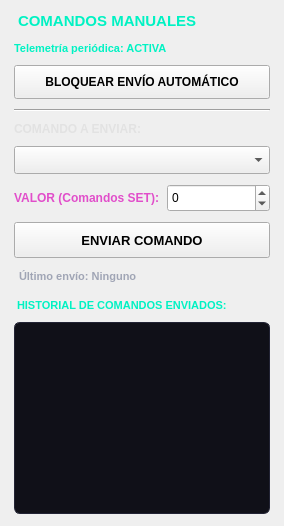
         <widget class="QFrame" name="box_manual_commands">
          <property name="sizePolicy">
           <sizepolicy hsizetype="Preferred" vsizetype="Preferred">
            <horstretch>0</horstretch>
            <verstretch>0</verstretch>
           </sizepolicy>
          </property>
          <layout class="QVBoxLayout" name="verticalLayout_manual_commands">
           <property name="spacing">
            <number>10</number>
           </property>
           <property name="leftMargin">
            <number>14</number>
           </property>
           <property name="topMargin">
            <number>12</number>
           </property>
           <property name="rightMargin">
            <number>14</number>
           </property>
           <property name="bottomMargin">
            <number>12</number>
           </property>
           <item>
            <widget class="QLabel" name="label_manual_commands_title">
             <property name="font">
              <font>
               <pointsize>11</pointsize>
               <bold>true</bold>
              </font>
             </property>
             <property name="styleSheet">
              <string notr="true">color: #00f2c3; font-weight: bold; padding-bottom: 2px;</string>
             </property>
             <property name="text">
              <string>COMANDOS MANUALES</string>
             </property>
            </widget>
           </item>
           <item>
            <widget class="QLabel" name="label_comm_traffic_status">
             <property name="font">
              <font>
               <pointsize>8</pointsize>
               <bold>true</bold>
              </font>
             </property>
             <property name="styleSheet">
              <string notr="true">color: #00f2c3;</string>
             </property>
             <property name="text">
              <string>Telemetría periódica: ACTIVA</string>
             </property>
            </widget>
           </item>
           <item>
            <widget class="QPushButton" name="pushButton_blockAutoData">
             <property name="minimumSize">
              <size>
               <width>0</width>
               <height>34</height>
              </size>
             </property>
             <property name="font">
              <font>
               <pointsize>9</pointsize>
               <bold>true</bold>
              </font>
             </property>
             <property name="text">
              <string>BLOQUEAR ENVÍO AUTOMÁTICO</string>
             </property>
             <property name="checkable">
              <bool>true</bool>
             </property>
            </widget>
           </item>
           <item>
            <widget class="Line" name="line_cmd_sep">
             <property name="orientation">
              <enum>Qt::Orientation::Horizontal</enum>
             </property>
            </widget>
           </item>
           <item>
            <widget class="QLabel" name="label_select_cmd">
             <property name="font">
              <font>
               <bold>true</bold>
              </font>
             </property>
             <property name="styleSheet">
              <string notr="true">color: #e2e2e2;</string>
             </property>
             <property name="text">
              <string>COMANDO A ENVIAR:</string>
             </property>
            </widget>
           </item>
           <item>
            <widget class="QComboBox" name="comboBox_CMD">
             <property name="minimumSize">
              <size>
               <width>0</width>
               <height>28</height>
              </size>
             </property>
            </widget>
           </item>
           <item>
            <layout class="QHBoxLayout" name="horizontalLayout_cmd_param">
             <property name="spacing">
              <number>8</number>
             </property>
             <item>
              <widget class="QLabel" name="label_cmd_param">
               <property name="font">
                <font>
                 <bold>true</bold>
                </font>
               </property>
               <property name="styleSheet">
                <string notr="true">color: #e14eca;</string>
               </property>
               <property name="text">
                <string>VALOR (Comandos SET):</string>
               </property>
              </widget>
             </item>
             <item>
              <widget class="QSpinBox" name="spinBox_cmdParam">
               <property name="minimumSize">
                <size>
                 <width>80</width>
                 <height>28</height>
                </size>
               </property>
               <property name="minimum">
                <number>-10000</number>
               </property>
               <property name="maximum">
                <number>10000</number>
               </property>
              </widget>
             </item>
            </layout>
           </item>
           <item>
            <widget class="QPushButton" name="pushButton_sendCommand">
             <property name="minimumSize">
              <size>
               <width>0</width>
               <height>36</height>
              </size>
             </property>
             <property name="font">
              <font>
               <pointsize>10</pointsize>
               <bold>true</bold>
              </font>
             </property>
             <property name="text">
              <string>ENVIAR COMANDO</string>
             </property>
            </widget>
           </item>
           <item>
            <widget class="QLabel" name="label_cmd_result">
             <property name="font">
              <font>
               <pointsize>8</pointsize>
               <bold>true</bold>
              </font>
             </property>
             <property name="styleSheet">
              <string notr="true">color: #a0a5b5; padding: 2px;</string>
             </property>
             <property name="text">
              <string>Último envío: Ninguno</string>
             </property>
             <property name="wordWrap">
              <bool>true</bool>
             </property>
            </widget>
           </item>
           <item>
            <widget class="QLabel" name="label_history_title">
             <property name="font">
              <font>
               <pointsize>8</pointsize>
               <bold>true</bold>
              </font>
             </property>
             <property name="styleSheet">
              <string notr="true">color: #00f2c3; font-weight: bold; padding-top: 4px;</string>
             </property>
             <property name="text">
              <string>HISTORIAL DE COMANDOS ENVIADOS:</string>
             </property>
            </widget>
           </item>
           <item>
            <widget class="QListWidget" name="listWidget_cmdHistory">
             <property name="minimumSize">
              <size>
               <width>0</width>
               <height>120</height>
              </size>
             </property>
             <property name="styleSheet">
              <string notr="true">QListWidget#listWidget_cmdHistory { background-color: #101018; border: 1px solid #222334; border-radius: 6px; font-size: 8pt; padding: 2px; } QListWidget#listWidget_cmdHistory::item { padding: 3px 5px; border-bottom: 1px solid #161722; }</string>
             </property>
             <property name="verticalScrollBarPolicy">
              <enum>Qt::ScrollBarPolicy::ScrollBarAsNeeded</enum>
             </property>
             <property name="horizontalScrollBarPolicy">
              <enum>Qt::ScrollBarPolicy::ScrollBarAsNeeded</enum>
             </property>
            </widget>
           </item>
          </layout>
         </widget>
